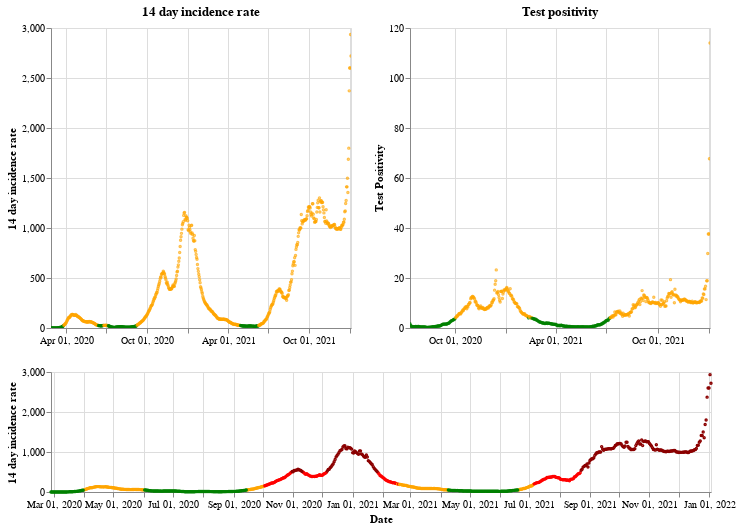

The notebook cell this image was saved under:
### Markdown cell above
## Wales

### Code cell
plot_traffic_light('Wales')

### Figure 1 — Vega-Lite specification as saved in the notebook (floating-point values rounded to 4 significant figures; data arrays with more than 128 entries replaced by an {"elided": "..."} marker saying what was removed)
{"config": {"view": {"continuousWidth": 400, "continuousHeight": 300}}, "vconcat": [{"hconcat": [{"mark": {"type": "point", "size": 2}, "encoding": {"color": {"condition": {"value": "green", "test": "(datum.twoWeeklyCasesRate <= 25)"}, "value": "orange"}, "tooltip": [{"type": "nominal", "field": "areaName"}, {"type": "temporal", "field": "date"}, {"type": "quantitative", "field": "twoWeeklyCasesRate"}, {"type": "quantitative", "field": "testPositivity"}], "x": {"type": "temporal", "axis": {"title": ""}, "field": "date", "scale": {"domain": {"selection": "DateBrush"}}, "timeUnit": "yearmonthdate"}, "y": {"type": "quantitative", "axis": {"title": "14 day incidence rate"}, "field": "twoWeeklyCasesRate"}}, "title": "14 day incidence rate", "width": 300}, {"mark": {"type": "point", "size": 2}, "encoding": {"color": {"condition": {"value": "green", "test": "(datum.testPositivity <= 4)"}, "value": "orange"}, "tooltip": [{"type": "nominal", "field": "areaName"}, {"type": "temporal", "field": "date"}, {"type": "quantitative", "field": "twoWeeklyCasesRate"}, {"type": "quantitative", "field": "testPositivity"}], "x": {"type": "temporal", "axis": {"title": ""}, "field": "date", "scale": {"domain": {"selection": "DateBrush"}}, "timeUnit": "yearmonthdate"}, "y": {"type": "quantitative", "axis": {"title": "Test Positivity"}, "field": "testPositivity"}}, "title": "Test positivity", "width": 300}]}, {"layer": [{"mark": {"type": "point", "size": 2}, "encoding": {"color": {"condition": {"value": "orange", "test": "(((datum.testPositivity < 4) && (datum.twoWeeklyCasesRate >= 50)) && (datum.twoWeeklyCasesRate < 200))"}, "value": "red"}, "opacity": {"condition": {"value": 1, "test": "((datum.twoWeeklyCasesRate >= 50) && (datum.twoWeeklyCasesRate < 500))"}, "value": 0}, "tooltip": [{"type": "nominal", "field": "areaName"}, {"type": "temporal", "field": "date"}, {"type": "quantitative", "field": "twoWeeklyCasesRate"}, {"type": "quantitative", "field": "testPositivity"}], "x": {"type": "temporal", "axis": {"title": "Date"}, "field": "date", "timeUnit": "yearmonthdate"}, "y": {"type": "quantitative", "axis": {"title": "14 day incidence rate"}, "field": "twoWeeklyCasesRate"}}, "selection": {"DateBrush": {"type": "interval", "encodings": ["x"], "fields": ["Time"]}}}, {"mark": {"type": "point", "size": 2}, "encoding": {"color": {"value": "darkred"}, "opacity": {"condition": {"value": 1, "test": "(datum.twoWeeklyCasesRate >= 500)"}, "value": 0}, "tooltip": [{"type": "nominal", "field": "areaName"}, {"type": "temporal", "field": "date"}, {"type": "quantitative", "field": "twoWeeklyCasesRate"}, {"type": "quantitative", "field": "testPositivity"}], "x": {"type": "temporal", "axis": {"title": "Date"}, "field": "date", "timeUnit": "yearmonthdate"}, "y": {"type": "quantitative", "axis": {"title": "14 day incidence rate"}, "field": "twoWeeklyCasesRate"}}}, {"mark": {"type": "point", "size": 2}, "encoding": {"color": {"condition": {"value": "green", "test": "((datum.testPositivity < 4) && (datum.twoWeeklyCasesRate < 50))"}, "value": "orange"}, "opacity": {"condition": {"value": 1, "test": "(datum.twoWeeklyCasesRate < 50)"}, "value": 0}, "tooltip": [{"type": "nominal", "field": "areaName"}, {"type": "temporal", "field": "date"}, {"type": "quantitative", "field": "twoWeeklyCasesRate"}, {"type": "quantitative", "field": "testPositivity"}], "x": {"type": "temporal", "axis": {"title": "Date"}, "field": "date", "timeUnit": "yearmonthdate"}, "y": {"type": "quantitative", "axis": {"title": "14 day incidence rate"}, "field": "twoWeeklyCasesRate"}}}], "height": 120, "width": 660}], "data": {"name": "data-95f83d4c4023c38fc8a5790f7c4fbc02"}, "$schema": "https://vega.github.io/schema/vega-lite/v4.8.1.json", "datasets": {"data-95f83d4c4023c38fc8a5790f7c4fbc02": {"elided": "677 records"}}}
